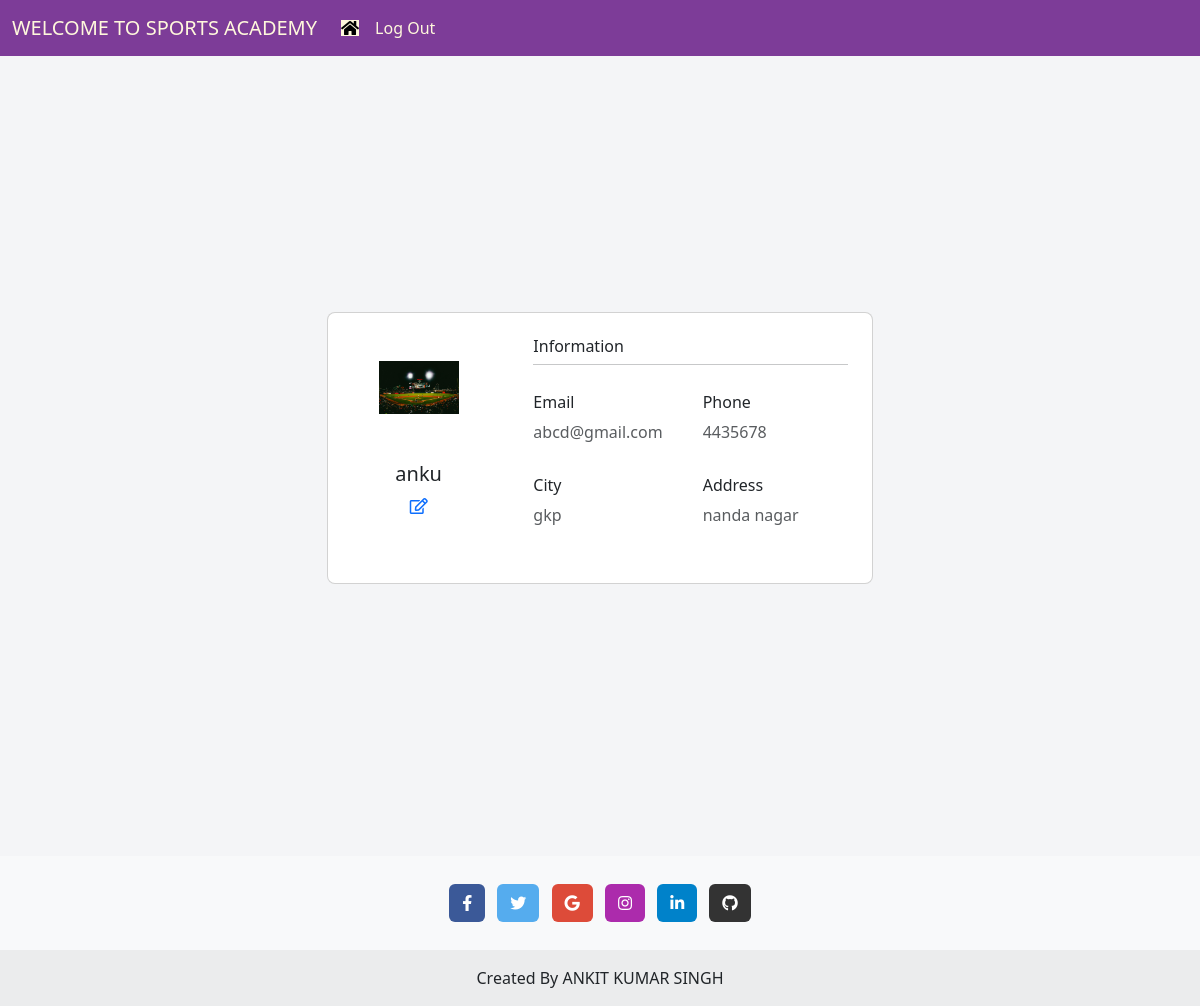
The page /student_home/ (signed in) on the database its author committed.
### sa_app/models.py (models this page shows)
class Student(models.Model):
    Student_id=models.CharField(max_length=55,primary_key=True)
    password=models.CharField(max_length=55)
    name = models.CharField(max_length=100)
    father_name = models.CharField(max_length=100)
    mother_name = models.CharField(max_length=100)
    email = models.EmailField(max_length=50)
    phone = models.CharField(max_length=10)
    gender=models.CharField(max_length=6)
    city= models.CharField(max_length=55)
    address=models.CharField(max_length=55)
    date = models.DateField(default = timezone.now)

### sa_app/student_views.py (the view)
# urls.py: path("student_home/",student_views.student_home,name="student_home"),
def student_home(request):
     if "session_key" not in request.session.keys():
         return redirect("student_login")
     id=request.session["session_key"]
     obj=Student.objects.get(Student_id=id)
     context={
        "obj_key":obj
    }
     return render (request,'sa_app/student/student_home.html',context)

### sa_app/templates/sa_app/student/student_home.html (shortened to what this page needs)
<!DOCTYPE html>
{% load static %}
<html lang="en">
<head>
  {%include 'sa_app/common/common_css.html'%}
</head>
<body>
  {%include 'sa_app/student/student_header.html'%}
  <section class="vh-100" style="background-color: #f4f5f7;">
    <div class="container py-5 h-100">
      <div class="row d-flex justify-content-center align-items-center h-100">
        <div class="col col-lg-6 mb-4 mb-lg-0">
          <div class="card mb-3" style="border-radius: .5rem;">
            <div class="row g-0">
              <div class="col-md-4 gradient-custom text-center"
                style="border-top-left-radius: .5rem; border-bottom-left-radius: .5rem;">
                <img
                  src="{%static 'sa_app/images/pic1.jpg'%}"
                  alt="Avatar" class="img-fluid my-5" style="width: 80px;" />
                <h5>{{obj_key.name}}</h5>
                <a href="{{'/student_edit_profile/'}}">
                  <i class="far fa-edit mb-5">
                  </i></a>
              </div>
              <div class="col-md-8">
                <div class="card-body p-4">
                  <h6>Information</h6>
                  <hr class="mt-0 mb-4">
                  <div class="row pt-1">
                    <div class="col-6 mb-3">
                      <h6>Email</h6>
                      <p class="text-muted">{{obj_key.email}}</p>
                    </div>
                    <div class="col-6 mb-3">
                      <h6>Phone</h6>
                      <p class="text-muted">{{obj_key.phone}}</p>
                    </div>
                    <div class="col-6 mb-3">
                      <h6>City</h6>
                      <p class="text-muted">{{obj_key.city}}</p>
                    </div>
                    <div class="col-6 mb-3">
                      <h6>Address</h6>
                      <p class="text-muted">{{obj_key.address}}</p>
                    </div>
                  </div>
                </div>
              </div>
            </div>
          </div>
        </div>
      </div>
    </div>
  </section>
  {% include 'sa_app/common/footer.html' %}
</body>
</html>

### rows shown on the page
Student: name "anku", email "abcd@gmail.com", phone "4435678", city "gkp", address "nanda nagar"
